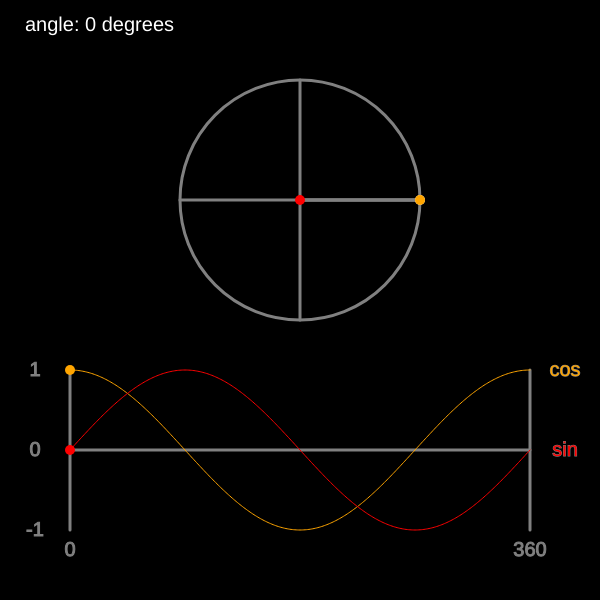
Frame 1 (no input)
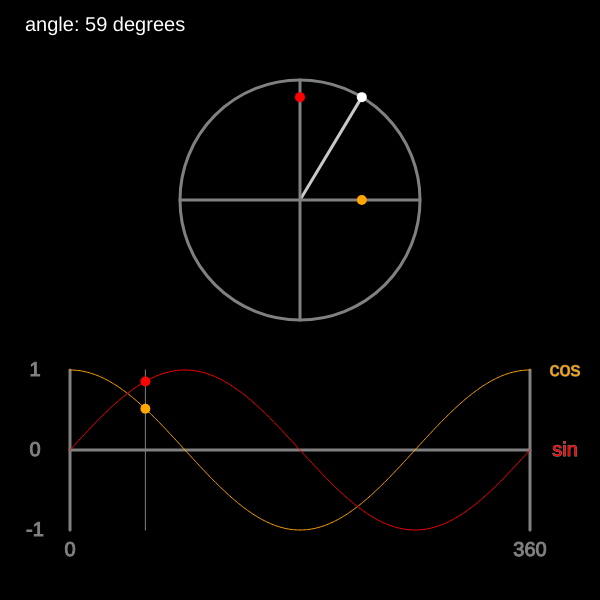
Frame 60 (no input)
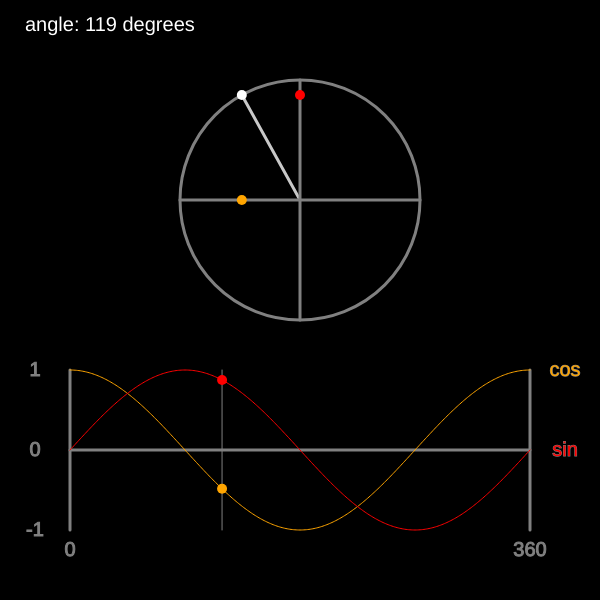
Frame 120 (the mouse pressed at the canvas centre since frame 60)

The p5.js sketch that drew these frames (run headless with seeded random() and noise() and a simulated clock; from frame 60 on, the mouse is pressed at the canvas centre):

// p5.js sketch
// ── sketch.js
let circleX = 300;
let circleY = 200;
let circleRadius = 120;

let graphX = 70;
let graphY = 450;
let graphAmplitude = 80;
let graphPeriod = 460;
let speed=15  // sec/1sycle


function setup() {
  createCanvas(600, 600);
  angleMode(DEGREES);
  frameRate(360/speed);
  background(1);
}

let angle = 0;

function draw() {
  background(0);
  angle %= 360;

  fill(255);
  textSize(20);
  textAlign(LEFT, CENTER);
  text(`angle: ${angle} degrees`, 25, 25);

  // Draw circle and diameters
  push();
  noFill();
  // stroke(128);
  strokeWeight(3);
  translate(circleX, circleY);

  // Draw moving points(1)
  stroke(200);
  let pointX = circleRadius * cos(angle);
  let pointY = -circleRadius * sin(angle);
  line(0, 0, pointX, pointY);
  stroke(128);

  // Draw circle 
  circle(0, 0, 2 * circleRadius);
  line(0, -circleRadius, 0, circleRadius);
  line(-circleRadius, 0, circleRadius, 0);

  // Draw moving points(2)
  // let pointX = circleRadius * cos(angle);
  // let pointY = -circleRadius * sin(angle);
  // line(0, 0, pointX, pointY);
  noStroke();
  fill("white");
  circle(pointX, pointY, 10);

  // Draw cosine point
  fill("orange");
  circle(pointX, 0, 10);

  // Draw sine point
  fill("red");
  circle(0, pointY, 10);
  pop();

  // Draw graph
  stroke("grey");
  strokeWeight(3);
  line(graphX, graphY, graphX + graphPeriod, graphY);
  line(graphX, graphY - graphAmplitude, graphX, graphY + graphAmplitude);
  line(graphX + graphPeriod,graphY - graphAmplitude,graphX + graphPeriod,graphY + graphAmplitude);

  fill("grey");
  strokeWeight(1);
  textAlign(CENTER, CENTER);
  text("0", graphX, graphY + graphAmplitude + 20);
  text("360", graphX + graphPeriod, graphY + graphAmplitude + 20);
  text("1", graphX / 2, graphY - graphAmplitude);
  text("0", graphX / 2, graphY);
  text("-1", graphX / 2, graphY + graphAmplitude);

  fill("orange");
  text("cos", graphX + graphPeriod + graphX / 2, graphY - graphAmplitude);
  fill("red");
  text("sin", graphX + graphPeriod + graphX / 2, graphY);

  // Draw cosine curve
  noFill();
  stroke("orange");
  beginShape();
  for (let t = 0; t <= 360; t++) {
    let x = map(t, 0, 360, graphX, graphX + graphPeriod);
    let y = graphY - graphAmplitude * cos(t);
    vertex(x, y);
  }
  endShape();

  // Draw sine curve
  noFill();
  stroke("red");
  beginShape();
  for (let t = 0; t <= 360; t++) {
    let x = map(t, 0, 360, graphX, graphX + graphPeriod);
    let y = graphY - graphAmplitude * sin(t);
    vertex(x, y);
  }
  endShape();

  // Draw moving line
  let lineX = map(angle, 0, 360, graphX, graphX + graphPeriod);
  stroke("grey");
  line(lineX, graphY - graphAmplitude, lineX, graphY + graphAmplitude);

  // Draw moving points on graph
  let orangeY = graphY - graphAmplitude * cos(angle);
  let redY = graphY - graphAmplitude * sin(angle);
  noStroke();
  fill("orange");
  circle(lineX, orangeY, 10);

  fill("red");
  circle(lineX, redY, 10);

  angle += 1;
}

// ── style.css
html, body {
  margin: 0;
  padding: 0;
}
canvas {
  display: block;
}


p{
    background-color: black;
    color: white;
}

@media screen and (max-width: 768px) {
    p{
        background-color: black;
         color:green;
     }
 }
 
 @media screen and (max-width: 480px) {
    p{
        background-color: black;
         color:red;
     }
 }
